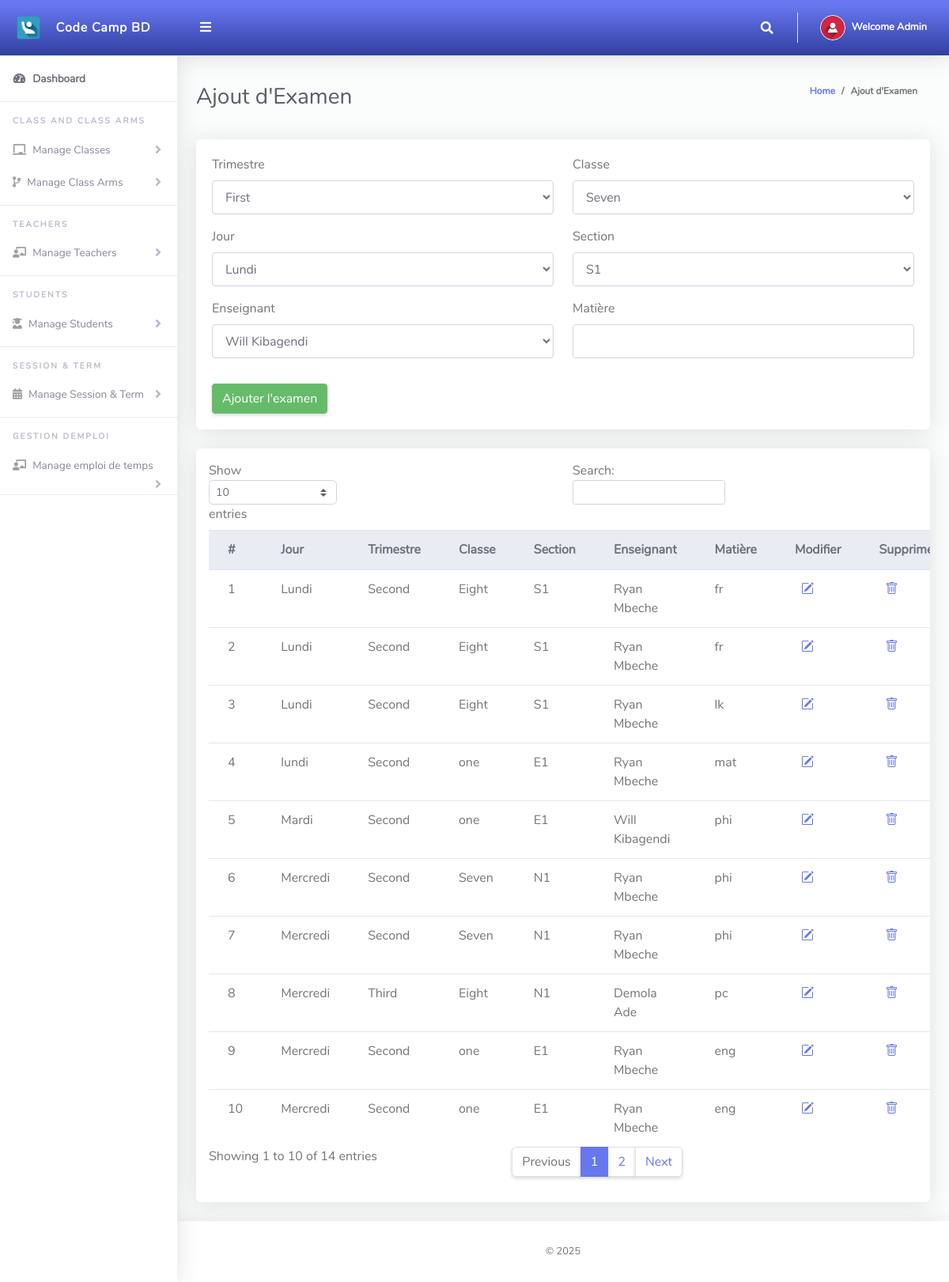
Screenshot of /Admin/emploiTempsselector.php (signed in) with the database file from the repository.
### tables this page shows
CREATE TABLE `tblschedule` (
  `id` int(11) NOT NULL,
  `day` varchar(20) NOT NULL,
  `termId` int(11) NOT NULL,
  `classId` int(11) NOT NULL,
  `classArmId` int(11) NOT NULL,
  `teacherId` int(11) NOT NULL,
  `subject` varchar(100) DEFAULT NULL
);

CREATE TABLE `tblterm` (
  `Id` int(10) NOT NULL,
  `termName` varchar(20) NOT NULL
);

CREATE TABLE `tblclass` (
  `Id` int(10) NOT NULL,
  `className` varchar(255) NOT NULL
);

CREATE TABLE `tblclassarms` (
  `Id` int(10) NOT NULL,
  `classId` varchar(10) NOT NULL,
  `classArmName` varchar(255) NOT NULL,
  `isAssigned` varchar(10) NOT NULL
);

CREATE TABLE `tblclassteacher` (
  `Id` int(10) NOT NULL,
  `firstName` varchar(255) NOT NULL,
  `lastName` varchar(255) NOT NULL,
  `emailAddress` varchar(255) NOT NULL,
  `password` varchar(255) NOT NULL,
  `phoneNo` varchar(50) NOT NULL,
  `classId` varchar(10) NOT NULL,
  `classArmId` varchar(10) NOT NULL,
  `dateCreated` varchar(50) NOT NULL
);

### Admin/emploiTempsselector.php (the view, shortened to what this page needs)
<?php
include '../Includes/dbcon.php';
$scheduleQuery = mysqli_query($conn, "
    SELECT s.id, s.day, t.termName, c.className, ca.classArmName, te.firstName, te.lastName, s.subject
    FROM tblschedule s
    JOIN tblterm t ON s.termId = t.id
    JOIN tblclass c ON s.classId = c.id
    JOIN tblclassarms ca ON s.classArmId = ca.id
    JOIN tblclassteacher te ON s.teacherId = te.id
    ORDER BY s.day, s.classId, s.classArmId
");
?>
<!DOCTYPE html>
<html lang="en">
<head>
    <link href="../vendor/bootstrap/css/bootstrap.min.css" rel="stylesheet">
    <link href="../vendor/bootstrap/css/bootstrap.min.css" rel="stylesheet">
    <link rel="stylesheet" href="https://cdn.jsdelivr.net/npm/bootstrap-icons/font/bootstrap-icons.css">
    <link href="../vendor/fontawesome-free/css/all.min.css" rel="stylesheet" type="text/css">
    <link href="../vendor/bootstrap/css/bootstrap.min.css" rel="stylesheet" type="text/css">
    <link href="css/ruang-admin.min.css" rel="stylesheet">
</head>
<body id="page-top">
    <div id="wrapper">
        <?php include "Includes/sidebar.php"; ?>
        <div id="content-wrapper" class="d-flex flex-column">
            <div id="content">
                <?php include "Includes/topbar.php"; ?>
                <div class="container-fluid" id="container-wrapper">
                    <div class="d-sm-flex align-items-center justify-content-between mb-4">
                        <h1 class="h3 mb-0 text-gray-800">Ajout d'Examen</h1>
                        <ol class="breadcrumb">
                            <li class="breadcrumb-item"><a href="./">Home</a></li>
                            <li class="breadcrumb-item active" aria-current="page">Ajout d'Examen</li>
                        </ol>
                    </div>
                    <div class="card mb-4">
                        <div class="card-body">
                            <form method="POST">
                                <div class="form-group row mb-3">
                                    <div class="col-xl-6">
                                        <label>Trimestre</label>
                                        <select name="termId" class="form-control" required>
                                            <?php
                                            $result = mysqli_query($conn, "SELECT * FROM tblterm");
                                            while ($row = mysqli_fetch_assoc($result)) {
                                                echo "<option value='{$row['Id']}'>{$row['termName']}</option>";
                                            }
                                            ?>
                                        </select>
                                    </div>
                                    <div class="col-xl-6">
                                        <label>Classe</label>
                                        <select name="classId" class="form-control" required>
                                            <?php
                                            $result = mysqli_query($conn, "SELECT * FROM tblclass");
                                            while ($row = mysqli_fetch_assoc($result)) {
                                                echo "<option value='{$row['Id']}'>{$row['className']}</option>";
                                            }
                                            ?>
                                        </select>
                                    </div>
                                </div>
                                <div class="form-group row mb-3">
                                    <div class="col-xl-6">
                                        <label>Jour</label>
                                        <select name="day" class="form-control">
                                            <option value="Lundi">Lundi</option>
                                        </select>
                                    </div>
                                    <div class="col-xl-6">
                                        <label>Section</label>
                                        <select name="classArmId" class="form-control" required>
                                            <?php
                                            $result = mysqli_query($conn, "SELECT * FROM tblclassarms");
                                            while ($row = mysqli_fetch_assoc($result)) {
                                                echo "<option value='{$row['Id']}'>{$row['classArmName']}</option>";
                                            }
                                            ?>
                                        </select>
                                    </div>
                                </div>
                                <div class="form-group row mb-3">
                                    <div class="col-xl-6">
                                        <label>Enseignant</label>
                                        <select name="teacherId" class="form-control" required>
                                            <?php
                                            $result = mysqli_query($conn, "SELECT * FROM tblclassteacher");
                                            while ($row = mysqli_fetch_assoc($result)) {
                                                echo "<option value='{$row['Id']}'>{$row['firstName']} {$row['lastName']}</option>";
                                            }
                                            ?>
                                        </select>
                                    </div>
                                    <div class="col-xl-6">
                                        <label>Matière</label>
                                        <input type="text" name="subject" class="form-control" required>
                                    </div>
                                </div>
                                <div>
                                    <button type="submit" name="add" class="btn btn-success mt-3">Ajouter l'examen</button>
                                </div>
                            </form>
                        </div>
                    </div>
                    <div class="card mb-4">
                        <div class="table-responsive p-3">
                            <table class="table align-items-center table-flush table-hover" id="dataTableHover">
                                <thead class="thead-light">
                                    <tr>
                                        <th>#</th>
                                        <th>Jour</th>
                                        <th>Trimestre</th>
                                        <th>Classe</th>
                                        <th>Section</th>
                                        <th>Enseignant</th>
                                        <th>Matière</th>
                                        <th>Modifier</th>
                                        <th>Supprimer</th>
                                    </tr>
                                </thead>
                                <tbody>
                                    <?php
                                    $sn = 1;
                                    while ($row = mysqli_fetch_assoc($scheduleQuery)) { ?>
                                        <tr>
                                            <td><?php echo $sn++; ?></td>
                                            <td><?php echo $row['day']; ?></td>
                                            <td><?php echo $row['termName']; ?></td>
                                            <td><?php echo $row['className']; ?></td>
                                            <td><?php echo $row['classArmName']; ?></td>
                                            <td><?php echo $row['firstName'] . " " . $row['lastName']; ?></td>
                                            <td><?php echo $row['subject']; ?></td>
                                            <td>
                                                <a href="modifierTech.php?id=<?php echo $row['id']; ?>" class="mx-2">
                                                    <i class="bi bi-pencil-square text-primary fs-5"></i>
                                                </a>
                                            </td>
                                            <td>
                                                <a href="emploiTempsselector.php?delete=<?php echo $row['id']; ?>" class="mx-2"
                                                    onclick="return confirm('Voulez-vous vraiment supprimer cette séance ?');">
                                                    <i class="bi bi-trash text-primary fs-5"></i>
                                                </a>
                                            </td>
                                        </tr>
                                    <?php } ?>
                                </tbody>
                            </table>
                        </div>
                    </div>
                </div>
            </div>
            <?php include "Includes/footer.php"; ?>
        </div>
    </div>
</body>
</html>

### Admin/Includes/sidebar.php (shortened to what this page needs)
<ul class="navbar-nav sidebar sidebar-light accordion " id="accordionSidebar">
    <a class="sidebar-brand d-flex align-items-center bg-gradient-primary  justify-content-center" href="index.php">
        <div class="sidebar-brand-icon">
            <img src="img/logo/attnlg.jpg">
        </div>
        <div class="sidebar-brand-text mx-3">Code Camp BD</div>
    </a>
    <hr class="sidebar-divider my-0">
    <li class="nav-item active">
        <a class="nav-link" href="index.php">
            <i class="fas fa-fw fa-tachometer-alt"></i>
            <span>Dashboard</span></a>
    </li>
    <hr class="sidebar-divider">
    <div class="sidebar-heading">
        Class and Class Arms
    </div>
    <li class="nav-item">
        <a class="nav-link collapsed" href="#" data-toggle="collapse" data-target="#collapseBootstrap" aria-expanded="true" aria-controls="collapseBootstrap">
            <i class="fas fa-chalkboard"></i>
            <span>Manage Classes</span>
        </a>
    </li>
    <li class="nav-item">
        <a class="nav-link collapsed" href="#" data-toggle="collapse" data-target="#collapseBootstrapusers" aria-expanded="true" aria-controls="collapseBootstrapusers">
            <i class="fas fa-code-branch"></i>
            <span>Manage Class Arms</span>
        </a>
    </li>
    <hr class="sidebar-divider">
    <div class="sidebar-heading">
        Teachers
    </div>
    <li class="nav-item">
        <a class="nav-link collapsed" href="#" data-toggle="collapse" data-target="#collapseBootstrapassests" aria-expanded="true" aria-controls="collapseBootstrapassests">
            <i class="fas fa-chalkboard-teacher"></i>
            <span>Manage Teachers</span>
        </a>
    </li>
    <hr class="sidebar-divider">
    <div class="sidebar-heading">
        Students
    </div>
    <li class="nav-item">
        <a class="nav-link collapsed" href="#" data-toggle="collapse" data-target="#collapseBootstrap2" aria-expanded="true" aria-controls="collapseBootstrap2">
            <i class="fas fa-user-graduate"></i>
            <span>Manage Students</span>
        </a>
    </li>
    <hr class="sidebar-divider">
    <div class="sidebar-heading">
        Session & Term
    </div>
    <li class="nav-item">
        <a class="nav-link collapsed" href="#" data-toggle="collapse" data-target="#collapseBootstrapcon" aria-expanded="true" aria-controls="collapseBootstrapcon">
            <i class="fa fa-calendar-alt"></i>
            <span>Manage Session & Term</span>
        </a>
    </li>
     <hr class="sidebar-divider">
    <div class="sidebar-heading">
       GESTION DEMPLOI
    </div>
     <li class="nav-item">
        <a class="nav-link collapsed" href="#" data-toggle="collapse" data-target="#collapseBootstrapassestsrt" aria-expanded="true" aria-controls="collapseBootstrapassests">
            <i class="fas fa-chalkboard-teacher"></i>
            <span>Manage emploi de temps</span>
        </a>
    </li>
    <hr class="sidebar-divider">
</ul>

### Admin/Includes/topbar.php (shortened to what this page needs)
<?php
  $query = "SELECT * FROM tbladmin WHERE Id = ".$_SESSION['userId']."";
  $rs = $conn->query($query);
  $rows = $rs->fetch_assoc();
  $fullName = $rows['firstName']." ".$rows['lastName'];
?>
<nav class="navbar navbar-expand navbar-light bg-gradient-primary topbar mb-4 static-top">
          <button id="sidebarToggleTop" class="btn btn-link rounded-circle mr-3">
            <i class="fa fa-bars"></i>
          </button>
          <ul class="navbar-nav ml-auto">
            <li class="nav-item dropdown no-arrow">
              <a class="nav-link dropdown-toggle" href="#" id="searchDropdown" role="button" data-toggle="dropdown"
                aria-haspopup="true" aria-expanded="false">
                <i class="fas fa-search fa-fw"></i>
              </a>
            </li>
            <li class="nav-item dropdown no-arrow">
              <a class="nav-link dropdown-toggle" href="#" id="userDropdown" role="button" data-toggle="dropdown"
                aria-haspopup="true" aria-expanded="false">
                <img class="img-profile rounded-circle" src="img/user-icn.png" style="max-width: 60px">
                <span class="ml-2 d-none d-lg-inline text-white small"><b>Welcome <?php echo $fullName;?></b></span>
              </a>
            </li>
          </ul>
        </nav>

### Admin/Includes/footer.php
<footer class="sticky-footer bg-white">
       <div class="container my-auto">
         <div class="copyright text-center my-auto">
           <span> &copy; <script> document.write(new Date().getFullYear()); </script>
           </span>
         </div>
       </div>
     </footer>

### rows the page displays
tblschedule: day "Lundi", termId.termName "Second", classId.className "Eight", classArmId.classArmName "S1", teacherId.firstName "Ryan", teacherId.lastName "Mbeche", subject "fr"
tblschedule: day "Lundi", termId.termName "Second", classId.className "Eight", classArmId.classArmName "S1", teacherId.firstName "Ryan", teacherId.lastName "Mbeche", subject "fr"
tblschedule: day "Lundi", termId.termName "Second", classId.className "Eight", classArmId.classArmName "S1", teacherId.firstName "Ryan", teacherId.lastName "Mbeche", subject "lk"
tblschedule: day "lundi", termId.termName "Second", classId.className "one", classArmId.classArmName "E1", teacherId.firstName "Ryan", teacherId.lastName "Mbeche", subject "mat"
tblschedule: day "Mardi", termId.termName "Second", classId.className "one", classArmId.classArmName "E1", teacherId.firstName "Will", teacherId.lastName "Kibagendi", subject "phi"
tblschedule: day "Mercredi", termId.termName "Second", classId.className "Seven", classArmId.classArmName "N1", teacherId.firstName "Ryan", teacherId.lastName "Mbeche", subject "phi"
tblschedule: day "Mercredi", termId.termName "Second", classId.className "Seven", classArmId.classArmName "N1", teacherId.firstName "Ryan", teacherId.lastName "Mbeche", subject "phi"
tblschedule: day "Mercredi", termId.termName "Third", classId.className "Eight", classArmId.classArmName "N1", teacherId.firstName "Demola", teacherId.lastName "Ade", subject "pc"
tblschedule: day "Mercredi", termId.termName "Second", classId.className "one", classArmId.classArmName "E1", teacherId.firstName "Ryan", teacherId.lastName "Mbeche", subject "eng"
tblschedule: day "Mercredi", termId.termName "Second", classId.className "one", classArmId.classArmName "E1", teacherId.firstName "Ryan", teacherId.lastName "Mbeche", subject "eng"

### other values shown
$fullName "Admin"
form field termId "First"
form field classId "Seven"
form field classArmId "S1"
form field teacherId "Will Kibagendi"
